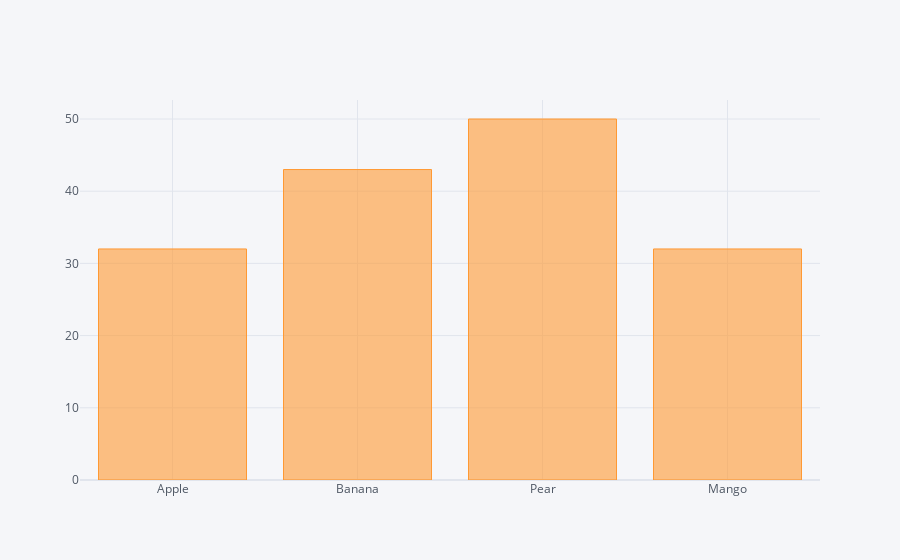
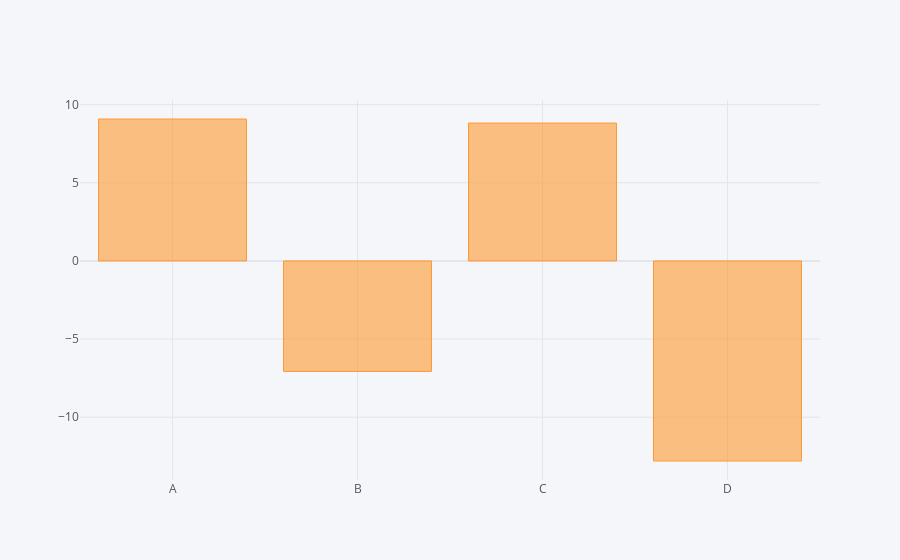

Notebook code cell kept with these figures, in order:
### Code cell
# kind = 'bar'
df2.iplot(kind='bar',x='Fruit',y='Count')
df1.sum().iplot(kind='bar')

### Figure 1 — Plotly figure (JSON) as saved in the notebook; plotly's stock layout.template omitted (floating-point values rounded to 4 significant figures)
{"data": [{"marker": {"color": "rgba(255, 153, 51, 0.6)", "line": {"color": "rgba(255, 153, 51, 1.0)", "width": 1}}, "name": "Count", "orientation": "v", "text": "", "type": "bar", "x": ["Apple", "Banana", "Pear", "Mango"], "y": [32, 43, 50, 32]}], "layout": {"legend": {"bgcolor": "#F5F6F9", "font": {"color": "#4D5663"}}, "paper_bgcolor": "#F5F6F9", "plot_bgcolor": "#F5F6F9", "title": {"font": {"color": "#4D5663"}}, "xaxis": {"gridcolor": "#E1E5ED", "showgrid": true, "tickfont": {"color": "#4D5663"}, "title": {"font": {"color": "#4D5663"}, "text": ""}, "zerolinecolor": "#E1E5ED"}, "yaxis": {"gridcolor": "#E1E5ED", "showgrid": true, "tickfont": {"color": "#4D5663"}, "title": {"font": {"color": "#4D5663"}, "text": ""}, "zerolinecolor": "#E1E5ED"}}}

### Figure 2 — Plotly figure (JSON) as saved in the notebook; plotly's stock layout.template omitted (floating-point values rounded to 4 significant figures)
{"data": [{"marker": {"color": "rgba(255, 153, 51, 0.6)", "line": {"color": "rgba(255, 153, 51, 1.0)", "width": 1}}, "name": "None", "orientation": "v", "text": "", "type": "bar", "x": ["A", "B", "C", "D"], "y": [9.084, -7.072, 8.822, -12.8]}], "layout": {"legend": {"bgcolor": "#F5F6F9", "font": {"color": "#4D5663"}}, "paper_bgcolor": "#F5F6F9", "plot_bgcolor": "#F5F6F9", "title": {"font": {"color": "#4D5663"}}, "xaxis": {"gridcolor": "#E1E5ED", "showgrid": true, "tickfont": {"color": "#4D5663"}, "title": {"font": {"color": "#4D5663"}, "text": ""}, "zerolinecolor": "#E1E5ED"}, "yaxis": {"gridcolor": "#E1E5ED", "showgrid": true, "tickfont": {"color": "#4D5663"}, "title": {"font": {"color": "#4D5663"}, "text": ""}, "zerolinecolor": "#E1E5ED"}}}
